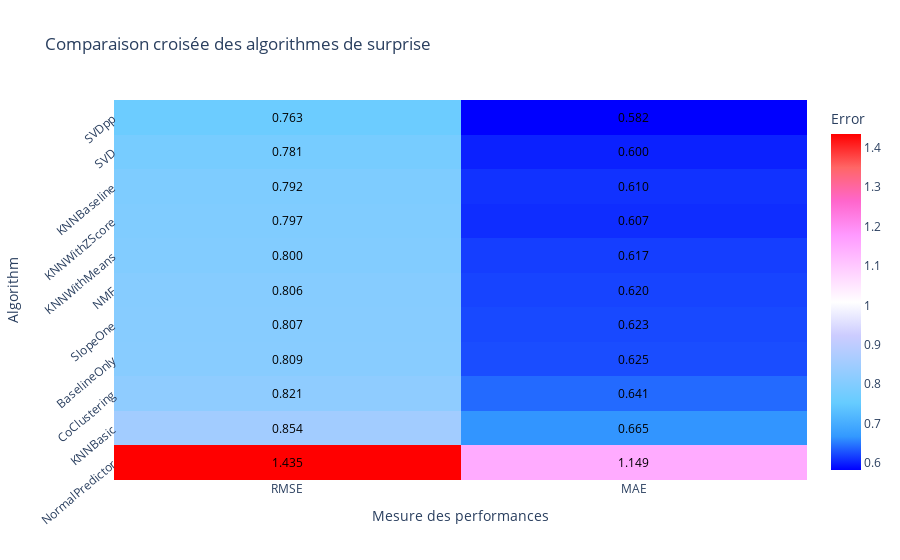

This figure's notebook cell:
### Code cell
# Stockage resultats
surprise_results = pd.DataFrame(benchmark).set_index('Algorithm').sort_values('test_rmse', ascending=False)

# obtenir les données
data = surprise_results[['test_rmse', 'test_mae']]
grid = data.values

# Création d'axe d'étiquettes 
x_axis = [label.split('_')[1].upper() for label in data.columns.tolist()]
y_axis = data.index.tolist()

x_label = 'Mesure des performances'
y_label = 'Algorithm'


# Obtenir des annotations et du texte en surimpression
hovertexts = []
annotations = []
for i, y_value in enumerate(y_axis):
    row = []
    for j, x_value in enumerate(x_axis):
        annotation = grid[i, j]
        row.append('Error: {:.3f}<br>{}: {}<br>{}: {}<br>Fit Time: {:.3f}s<br>Test Time: {:.3f}s'.format(annotation, y_label, y_value ,x_label, x_value, surprise_results.loc[y_value]['fit_time'], surprise_results.loc[y_value]['test_time']))
        annotations.append(dict(x=x_value, y=y_value, text='{:.3f}'.format(annotation), ax=0, ay=0, font=dict(color='#000000')))
    hovertexts.append(row)

# Graphique
trace = go.Heatmap(x = x_axis,
                   y = y_axis,
                   z = data.values,
                   text = hovertexts,
                   hoverinfo = 'text',
                   colorscale = 'Picnic',
                   colorbar = dict(title = 'Error'))

# Create layout
layout = go.Layout(title = 'Comparaison croisée des algorithmes de surprise',
                   xaxis = dict(title = x_label),
                   yaxis = dict(title = y_label,
                                tickangle = -40),
                   annotations = annotations)

# plot
fig = go.Figure(data=[trace], layout=layout)
iplot(fig)

### Figure 1 — Plotly figure (JSON) as saved in the notebook; plotly's stock layout.template omitted (floating-point values rounded to 4 significant figures)
{"data": [{"colorbar": {"title": {"text": "Error"}}, "colorscale": [[0, "rgb(0,0,255)"], [0.1, "rgb(51,153,255)"], [0.2, "rgb(102,204,255)"], [0.3, "rgb(153,204,255)"], [0.4, "rgb(204,204,255)"], [0.5, "rgb(255,255,255)"], [0.6, "rgb(255,204,255)"], [0.7, "rgb(255,153,255)"], [0.8, "rgb(255,102,204)"], [0.9, "rgb(255,102,102)"], [1, "rgb(255,0,0)"]], "hoverinfo": "text", "text": [["Error: 1.435<br>Algorithm: NormalPredictor<br>Mesure des performances: RMSE<br>Fit Time: 0.232s<br>Test Time: 0.536s", "Error: 1.149<br>Algorithm: NormalPredictor<br>Mesure des performances: MAE<br>Fit Time: 0.232s<br>Test Time: 0.536s"], ["Error: 0.854<br>Algorithm: KNNBasic<br>Mesure des performances: RMSE<br>Fit Time: 1.376s<br>Test Time: 9.364s", "Error: 0.665<br>Algorithm: KNNBasic<br>Mesure des performances: MAE<br>Fit Time: 1.376s<br>Test Time: 9.364s"], ["Error: 0.821<br>Algorithm: CoClustering<br>Mesure des performances: RMSE<br>Fit Time: 4.454s<br>Test Time: 0.607s", "Error: 0.641<br>Algorithm: CoClustering<br>Mesure des performances: MAE<br>Fit Time: 4.454s<br>Test Time: 0.607s"], ["Error: 0.809<br>Algorithm: BaselineOnly<br>Mesure des performances: RMSE<br>Fit Time: 0.357s<br>Test Time: 0.267s", "Error: 0.625<br>Algorithm: BaselineOnly<br>Mesure des performances: MAE<br>Fit Time: 0.357s<br>Test Time: 0.267s"], ["Error: 0.807<br>Algorithm: SlopeOne<br>Mesure des performances: RMSE<br>Fit Time: 5.315s<br>Test Time: 50.350s", "Error: 0.623<br>Algorithm: SlopeOne<br>Mesure des performances: MAE<br>Fit Time: 5.315s<br>Test Time: 50.350s"], ["Error: 0.806<br>Algorithm: NMF<br>Mesure des performances: RMSE<br>Fit Time: 3.297s<br>Test Time: 0.330s", "Error: 0.620<br>Algorithm: NMF<br>Mesure des performances: MAE<br>Fit Time: 3.297s<br>Test Time: 0.330s"], ["Error: 0.800<br>Algorithm: KNNWithMeans<br>Mesure des performances: RMSE<br>Fit Time: 0.545s<br>Test Time: 9.676s", "Error: 0.617<br>Algorithm: KNNWithMeans<br>Mesure des performances: MAE<br>Fit Time: 0.545s<br>Test Time: 9.676s"], ["Error: 0.797<br>Algorithm: KNNWithZScore<br>Mesure des performances: RMSE<br>Fit Time: 0.638s<br>Test Time: 10.566s", "Error: 0.607<br>Algorithm: KNNWithZScore<br>Mesure des performances: MAE<br>Fit Time: 0.638s<br>Test Time: 10.566s"], ["Error: 0.792<br>Algorithm: KNNBaseline<br>Mesure des performances: RMSE<br>Fit Time: 0.822s<br>Test Time: 11.156s", "Error: 0.610<br>Algorithm: KNNBaseline<br>Mesure des performances: MAE<br>Fit Time: 0.822s<br>Test Time: 11.156s"], ["Error: 0.781<br>Algorithm: SVD<br>Mesure des performances: RMSE<br>Fit Time: 1.053s<br>Test Time: 0.614s", "Error: 0.600<br>Algorithm: SVD<br>Mesure des performances: MAE<br>Fit Time: 1.053s<br>Test Time: 0.614s"], ["Error: 0.763<br>Algorithm: SVDpp<br>Mesure des performances: RMSE<br>Fit Time: 258.192s<br>Test Time: 83.747s", "Error: 0.582<br>Algorithm: SVDpp<br>Mesure des performances: MAE<br>Fit Time: 258.192s<br>Test Time: 83.747s"]], "type": "heatmap", "x": ["RMSE", "MAE"], "y": ["NormalPredictor", "KNNBasic", "CoClustering", "BaselineOnly", "SlopeOne", "NMF", "KNNWithMeans", "KNNWithZScore", "KNNBaseline", "SVD", "SVDpp"], "z": [[1.435, 1.149], [0.8536, 0.6654], [0.8208, 0.6412], [0.8092, 0.6251], [0.8075, 0.623], [0.8055, 0.6205], [0.7999, 0.617], [0.7967, 0.6073], [0.7925, 0.6103], [0.7814, 0.6005], [0.7626, 0.5823]]}], "layout": {"annotations": [{"ax": 0, "ay": 0, "font": {"color": "#000000"}, "text": "1.435", "x": "RMSE", "y": "NormalPredictor"}, {"ax": 0, "ay": 0, "font": {"color": "#000000"}, "text": "1.149", "x": "MAE", "y": "NormalPredictor"}, {"ax": 0, "ay": 0, "font": {"color": "#000000"}, "text": "0.854", "x": "RMSE", "y": "KNNBasic"}, {"ax": 0, "ay": 0, "font": {"color": "#000000"}, "text": "0.665", "x": "MAE", "y": "KNNBasic"}, {"ax": 0, "ay": 0, "font": {"color": "#000000"}, "text": "0.821", "x": "RMSE", "y": "CoClustering"}, {"ax": 0, "ay": 0, "font": {"color": "#000000"}, "text": "0.641", "x": "MAE", "y": "CoClustering"}, {"ax": 0, "ay": 0, "font": {"color": "#000000"}, "text": "0.809", "x": "RMSE", "y": "BaselineOnly"}, {"ax": 0, "ay": 0, "font": {"color": "#000000"}, "text": "0.625", "x": "MAE", "y": "BaselineOnly"}, {"ax": 0, "ay": 0, "font": {"color": "#000000"}, "text": "0.807", "x": "RMSE", "y": "SlopeOne"}, {"ax": 0, "ay": 0, "font": {"color": "#000000"}, "text": "0.623", "x": "MAE", "y": "SlopeOne"}, {"ax": 0, "ay": 0, "font": {"color": "#000000"}, "text": "0.806", "x": "RMSE", "y": "NMF"}, {"ax": 0, "ay": 0, "font": {"color": "#000000"}, "text": "0.620", "x": "MAE", "y": "NMF"}, {"ax": 0, "ay": 0, "font": {"color": "#000000"}, "text": "0.800", "x": "RMSE", "y": "KNNWithMeans"}, {"ax": 0, "ay": 0, "font": {"color": "#000000"}, "text": "0.617", "x": "MAE", "y": "KNNWithMeans"}, {"ax": 0, "ay": 0, "font": {"color": "#000000"}, "text": "0.797", "x": "RMSE", "y": "KNNWithZScore"}, {"ax": 0, "ay": 0, "font": {"color": "#000000"}, "text": "0.607", "x": "MAE", "y": "KNNWithZScore"}, {"ax": 0, "ay": 0, "font": {"color": "#000000"}, "text": "0.792", "x": "RMSE", "y": "KNNBaseline"}, {"ax": 0, "ay": 0, "font": {"color": "#000000"}, "text": "0.610", "x": "MAE", "y": "KNNBaseline"}, {"ax": 0, "ay": 0, "font": {"color": "#000000"}, "text": "0.781", "x": "RMSE", "y": "SVD"}, {"ax": 0, "ay": 0, "font": {"color": "#000000"}, "text": "0.600", "x": "MAE", "y": "SVD"}, {"ax": 0, "ay": 0, "font": {"color": "#000000"}, "text": "0.763", "x": "RMSE", "y": "SVDpp"}, {"ax": 0, "ay": 0, "font": {"color": "#000000"}, "text": "0.582", "x": "MAE", "y": "SVDpp"}], "title": {"text": "Comparaison croisée des algorithmes de surprise"}, "xaxis": {"title": {"text": "Mesure des performances"}}, "yaxis": {"tickangle": -40, "title": {"text": "Algorithm"}}}}
